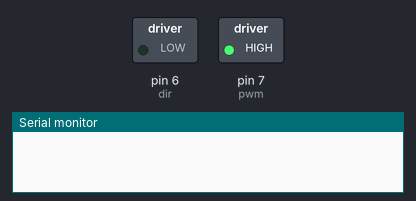
A sketch run on a simulated Arduino Uno, built with avr-gcc and run on an emulated ATmega328P. On the bench: switched loads named in the sketch (green lamp = pin HIGH), the last lines printed to the serial monitor. At 30.8 s the program stops and its outputs stay as they are.

Above: at 0.06 s.
At 7.62 s:
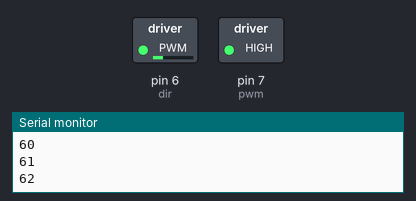
At 15.31 s:
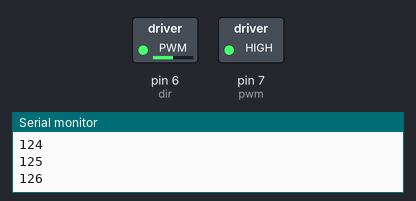
At 30.7 s:
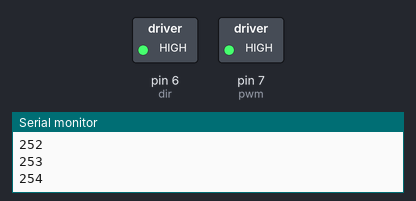
Timing chart, 0 to 32.2 s (numbered marks = the images above):
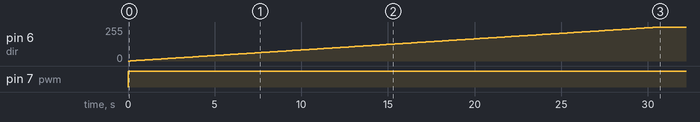

Measured:
- by itself, pin 6 (dir): moves from 0/255 to 255/255 over 30.5 s
- by itself, pin 7 (pwm): LOW → HIGH at 0.00 s

The sketch:

DC_motor.ino
```cpp
#define pwm 7
#define dir 6
int pwm_value = 0;
int opposite_i;
void setup() {
pinMode(pwm, OUTPUT);
pinMode(dir, OUTPUT);
Serial.begin(9600);
//Serial.println(&quot;DIR&quot;);
}
void loop() {
digitalWrite(pwm,HIGH);

for(int i=0;i<=255;i++)
{
analogWrite(dir,i);
opposite_i=255-i;
delay(120);
Serial.println(i);
}
while(1)
continue;
}
```
